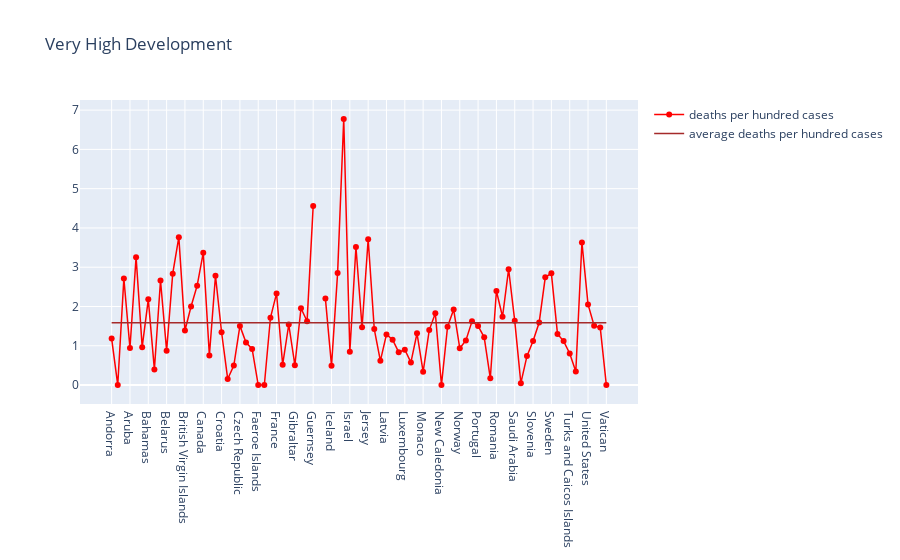
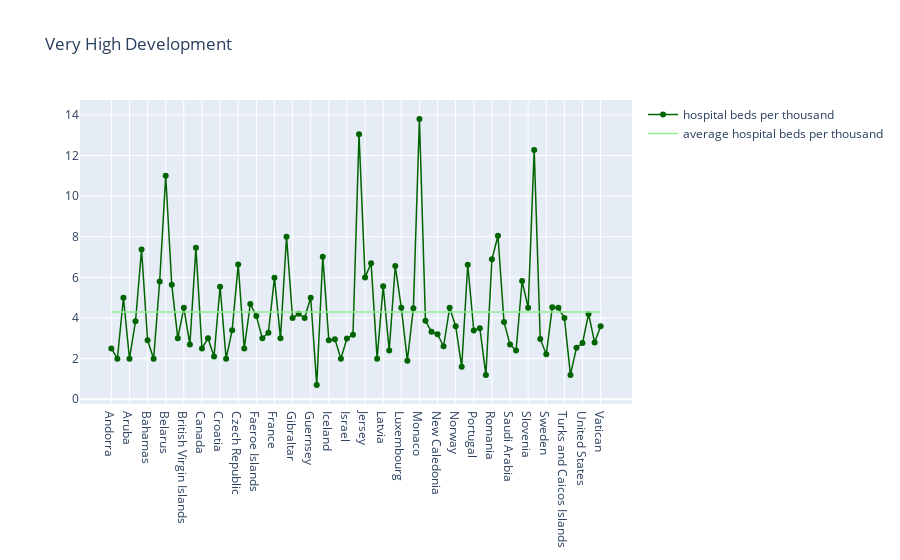
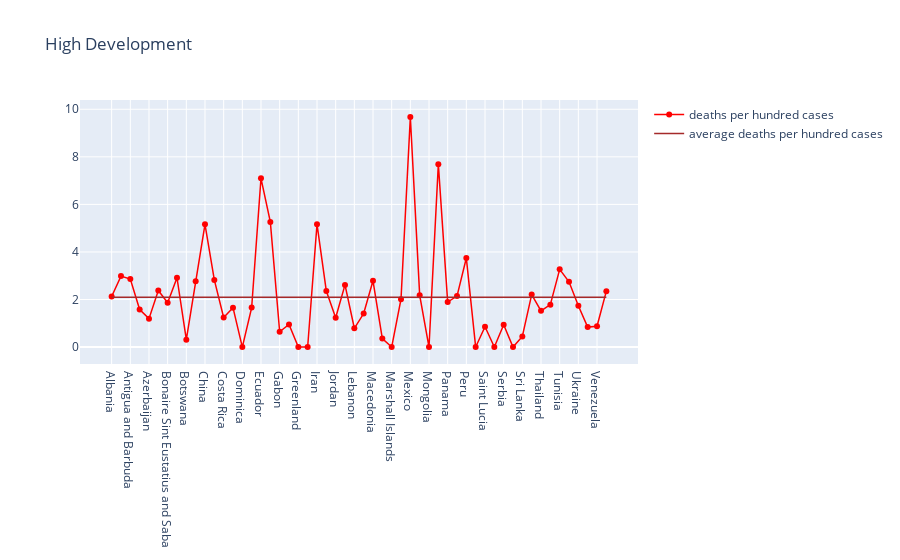
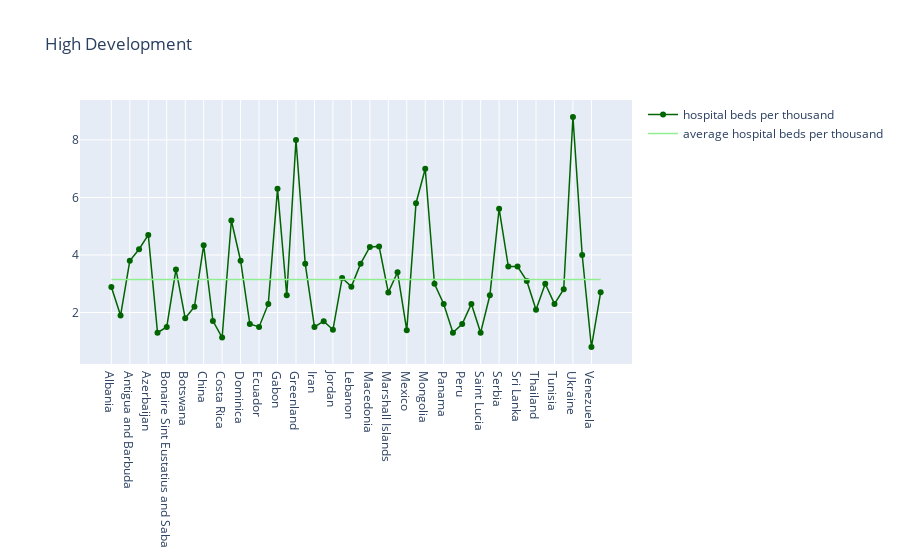

Notebook source saved alongside these figures, in order:
### Markdown cell above
### Plot of total deaths per hundred cases and hospital beds per thousand for different categories of countries

### Code cell
dict_devt = {'VHD' : 'Very High Development', 'HD' : 'High Development', 'MD' : 'Medium Development', 'LD' : 'Low Development'}

for i in ['VHD', 'HD', 'MD', 'LD']:
    avg = dfn[dfn['hdi_cat'] == i]['deaths_per_hundred_cases'].mean()
    avg_ser = pd.Series([avg]*(dfn[dfn['hdi_cat'] == i].shape[0]))
    fig = go.Figure()
    fig.add_trace(go.Scatter(x = dfn[dfn['hdi_cat'] == i]['country'], y = dfn[dfn['hdi_cat'] == i]['deaths_per_hundred_cases'],
                             name = 'deaths per hundred cases', mode = 'lines+markers', line = dict(color = 'Red', width = 1.5)))
    fig.add_trace(go.Scatter(x = dfn[dfn['hdi_cat'] == i]['country'], y = avg_ser,
                             name = 'average deaths per hundred cases', mode = 'lines', line = dict(color = 'Brown', width = 1.5)))
    fig.update_layout(title = dict_devt[i])
    
    fig.show()
    
    avg = dfn[dfn['hdi_cat'] == i]['hospital_beds_per_thousand'].mean()
    avg_ser = pd.Series([avg]*(dfn[dfn['hdi_cat'] == i].shape[0]))
    fig = go.Figure()
    fig.add_trace(go.Scatter(x = dfn[dfn['hdi_cat'] == i]['country'], y = dfn[dfn['hdi_cat'] == i]['hospital_beds_per_thousand'],
                             name = 'hospital beds per thousand', mode = 'lines+markers', line = dict(color = 'Darkgreen', width = 1.5)))
    fig.add_trace(go.Scatter(x = dfn[dfn['hdi_cat'] == i]['country'], y = avg_ser,
                             name = 'average hospital beds per thousand', mode = 'lines', line = dict(color = 'Lightgreen', width = 1.5)))
    fig.update_layout(title = dict_devt[i])
    fig.show()
    print('--------------------------------------------------------------------------------------------------------------------')

### Figure 1 — Plotly figure (JSON) as saved in the notebook; plotly's stock layout.template omitted (floating-point values rounded to 4 significant figures)
{"data": [{"line": {"color": "Red", "width": 1.5}, "mode": "lines+markers", "name": "deaths per hundred cases", "type": "scatter", "x": ["Andorra", "Anguilla", "Argentina", "Aruba", "Australia", "Austria", "Bahamas", "Bahrain", "Barbados", "Belarus", "Belgium", "Bermuda", "British Virgin Islands", "Brunei", "Bulgaria", "Canada", "Cayman Islands", "Chile", "Croatia", "Curacao", "Cyprus", "Czech Republic", "Denmark", "Estonia", "Faeroe Islands", "Falkland Islands", "Finland", "France", "French Polynesia", "Germany", "Gibraltar", "Greece", "Guam", "Guernsey", "Hong Kong", "Hungary", "Iceland", "Ireland", "Isle of Man", "Israel", "Italy", "Japan", "Jersey", "Kazakhstan", "Kuwait", "Latvia", "Liechtenstein", "Lithuania", "Luxembourg", "Malaysia", "Malta", "Monaco", "Montenegro", "Netherlands", "New Caledonia", "New Zealand", "Northern Mariana Islands", "Norway", "Oman", "Poland", "Portugal", "Puerto Rico", "Qatar", "Romania", "Russia", "San Marino", "Saudi Arabia", "Singapore", "Slovakia", "Slovenia", "South Korea", "Spain", "Sweden", "Switzerland", "Taiwan", "Turks and Caicos Islands", "United Arab Emirates", "United Kingdom", "United States", "United States Virgin Islands", "Uruguay", "Vatican"], "y": [1.182, 0, 2.712, 0.9418, 3.256, 0.9651, 2.182, 0.3945, 2.662, 0.8712, 2.835, 3.766, 1.389, 2.0, 2.53, 3.37, 0.7519, 2.782, 1.345, 0.1555, 0.4972, 1.506, 1.081, 0.9202, 0, 0, 1.713, 2.333, 0.5179, 1.541, 0.5045, 1.955, 1.626, 4.561, null, 2.202, 0.4895, 2.856, 6.775, 0.8504, 3.513, 1.473, 3.712, 1.426, 0.6168, 1.289, 1.152, 0.8363, 0.8989, 0.5767, 1.318, 0.3367, 1.399, 1.826, 0, 1.484, 1.923, 0.9373, 1.135, 1.621, 1.506, 1.215, 0.1719, 2.394, 1.74, 2.949, 1.636, 0.04812, 0.7371, 1.121, 1.594, 2.744, 2.844, 1.303, 1.12, 0.8043, 0.3461, 3.631, 2.053, 1.512, 1.464, 0]}, {"line": {"color": "Brown", "width": 1.5}, "mode": "lines", "name": "average deaths per hundred cases", "type": "scatter", "x": ["Andorra", "Anguilla", "Argentina", "Aruba", "Australia", "Austria", "Bahamas", "Bahrain", "Barbados", "Belarus", "Belgium", "Bermuda", "British Virgin Islands", "Brunei", "Bulgaria", "Canada", "Cayman Islands", "Chile", "Croatia", "Curacao", "Cyprus", "Czech Republic", "Denmark", "Estonia", "Faeroe Islands", "Falkland Islands", "Finland", "France", "French Polynesia", "Germany", "Gibraltar", "Greece", "Guam", "Guernsey", "Hong Kong", "Hungary", "Iceland", "Ireland", "Isle of Man", "Israel", "Italy", "Japan", "Jersey", "Kazakhstan", "Kuwait", "Latvia", "Liechtenstein", "Lithuania", "Luxembourg", "Malaysia", "Malta", "Monaco", "Montenegro", "Netherlands", "New Caledonia", "New Zealand", "Northern Mariana Islands", "Norway", "Oman", "Poland", "Portugal", "Puerto Rico", "Qatar", "Romania", "Russia", "San Marino", "Saudi Arabia", "Singapore", "Slovakia", "Slovenia", "South Korea", "Spain", "Sweden", "Switzerland", "Taiwan", "Turks and Caicos Islands", "United Arab Emirates", "United Kingdom", "United States", "United States Virgin Islands", "Uruguay", "Vatican"], "y": [1.586, 1.586, 1.586, 1.586, 1.586, 1.586, 1.586, 1.586, 1.586, 1.586, 1.586, 1.586, 1.586, 1.586, 1.586, 1.586, 1.586, 1.586, 1.586, 1.586, 1.586, 1.586, 1.586, 1.586, 1.586, 1.586, 1.586, 1.586, 1.586, 1.586, 1.586, 1.586, 1.586, 1.586, 1.586, 1.586, 1.586, 1.586, 1.586, 1.586, 1.586, 1.586, 1.586, 1.586, 1.586, 1.586, 1.586, 1.586, 1.586, 1.586, 1.586, 1.586, 1.586, 1.586, 1.586, 1.586, 1.586, 1.586, 1.586, 1.586, 1.586, 1.586, 1.586, 1.586, 1.586, 1.586, 1.586, 1.586, 1.586, 1.586, 1.586, 1.586, 1.586, 1.586, 1.586, 1.586, 1.586, 1.586, 1.586, 1.586, 1.586, 1.586]}], "layout": {"title": {"text": "Very High Development"}}}

### Figure 2 — Plotly figure (JSON) as saved in the notebook; plotly's stock layout.template omitted (floating-point values rounded to 4 significant figures)
{"data": [{"line": {"color": "Darkgreen", "width": 1.5}, "mode": "lines+markers", "name": "hospital beds per thousand", "type": "scatter", "x": ["Andorra", "Anguilla", "Argentina", "Aruba", "Australia", "Austria", "Bahamas", "Bahrain", "Barbados", "Belarus", "Belgium", "Bermuda", "British Virgin Islands", "Brunei", "Bulgaria", "Canada", "Cayman Islands", "Chile", "Croatia", "Curacao", "Cyprus", "Czech Republic", "Denmark", "Estonia", "Faeroe Islands", "Falkland Islands", "Finland", "France", "French Polynesia", "Germany", "Gibraltar", "Greece", "Guam", "Guernsey", "Hong Kong", "Hungary", "Iceland", "Ireland", "Isle of Man", "Israel", "Italy", "Japan", "Jersey", "Kazakhstan", "Kuwait", "Latvia", "Liechtenstein", "Lithuania", "Luxembourg", "Malaysia", "Malta", "Monaco", "Montenegro", "Netherlands", "New Caledonia", "New Zealand", "Northern Mariana Islands", "Norway", "Oman", "Poland", "Portugal", "Puerto Rico", "Qatar", "Romania", "Russia", "San Marino", "Saudi Arabia", "Singapore", "Slovakia", "Slovenia", "South Korea", "Spain", "Sweden", "Switzerland", "Taiwan", "Turks and Caicos Islands", "United Arab Emirates", "United Kingdom", "United States", "United States Virgin Islands", "Uruguay", "Vatican"], "y": [2.5, 2, 5, 2, 3.84, 7.37, 2.9, 2, 5.8, 11, 5.64, 3, 4.5, 2.7, 7.454, 2.5, 3, 2.11, 5.54, 2, 3.4, 6.63, 2.5, 4.69, 4.1, 3, 3.28, 5.98, 3, 8, 4, 4.21, 4, 5, 0.7, 7.02, 2.91, 2.96, 2, 2.99, 3.18, 13.05, 6, 6.7, 2, 5.57, 2.397, 6.56, 4.51, 1.9, 4.485, 13.8, 3.861, 3.32, 3.2, 2.61, 4.5, 3.6, 1.6, 6.62, 3.39, 3.5, 1.2, 6.892, 8.05, 3.8, 2.7, 2.4, 5.82, 4.5, 12.27, 2.97, 2.22, 4.53, 4.5, 4, 1.2, 2.54, 2.77, 4.2, 2.8, 3.6]}, {"line": {"color": "Lightgreen", "width": 1.5}, "mode": "lines", "name": "average hospital beds per thousand", "type": "scatter", "x": ["Andorra", "Anguilla", "Argentina", "Aruba", "Australia", "Austria", "Bahamas", "Bahrain", "Barbados", "Belarus", "Belgium", "Bermuda", "British Virgin Islands", "Brunei", "Bulgaria", "Canada", "Cayman Islands", "Chile", "Croatia", "Curacao", "Cyprus", "Czech Republic", "Denmark", "Estonia", "Faeroe Islands", "Falkland Islands", "Finland", "France", "French Polynesia", "Germany", "Gibraltar", "Greece", "Guam", "Guernsey", "Hong Kong", "Hungary", "Iceland", "Ireland", "Isle of Man", "Israel", "Italy", "Japan", "Jersey", "Kazakhstan", "Kuwait", "Latvia", "Liechtenstein", "Lithuania", "Luxembourg", "Malaysia", "Malta", "Monaco", "Montenegro", "Netherlands", "New Caledonia", "New Zealand", "Northern Mariana Islands", "Norway", "Oman", "Poland", "Portugal", "Puerto Rico", "Qatar", "Romania", "Russia", "San Marino", "Saudi Arabia", "Singapore", "Slovakia", "Slovenia", "South Korea", "Spain", "Sweden", "Switzerland", "Taiwan", "Turks and Caicos Islands", "United Arab Emirates", "United Kingdom", "United States", "United States Virgin Islands", "Uruguay", "Vatican"], "y": [4.299, 4.299, 4.299, 4.299, 4.299, 4.299, 4.299, 4.299, 4.299, 4.299, 4.299, 4.299, 4.299, 4.299, 4.299, 4.299, 4.299, 4.299, 4.299, 4.299, 4.299, 4.299, 4.299, 4.299, 4.299, 4.299, 4.299, 4.299, 4.299, 4.299, 4.299, 4.299, 4.299, 4.299, 4.299, 4.299, 4.299, 4.299, 4.299, 4.299, 4.299, 4.299, 4.299, 4.299, 4.299, 4.299, 4.299, 4.299, 4.299, 4.299, 4.299, 4.299, 4.299, 4.299, 4.299, 4.299, 4.299, 4.299, 4.299, 4.299, 4.299, 4.299, 4.299, 4.299, 4.299, 4.299, 4.299, 4.299, 4.299, 4.299, 4.299, 4.299, 4.299, 4.299, 4.299, 4.299, 4.299, 4.299, 4.299, 4.299, 4.299, 4.299]}], "layout": {"title": {"text": "Very High Development"}}}

### Figure 3 — Plotly figure (JSON) as saved in the notebook; plotly's stock layout.template omitted (floating-point values rounded to 4 significant figures)
{"data": [{"line": {"color": "Red", "width": 1.5}, "mode": "lines+markers", "name": "deaths per hundred cases", "type": "scatter", "x": ["Albania", "Algeria", "Antigua and Barbuda", "Armenia", "Azerbaijan", "Belize", "Bonaire Sint Eustatius and Saba", "Bosnia and Herzegovina", "Botswana", "Brazil", "China", "Colombia", "Costa Rica", "Cuba", "Dominica", "Dominican Republic", "Ecuador", "Fiji", "Gabon", "Georgia", "Greenland", "Grenada", "Iran", "Jamaica", "Jordan", "Kosovo", "Lebanon", "Libya", "Macedonia", "Maldives", "Marshall Islands", "Mauritius", "Mexico", "Moldova", "Mongolia", "Montserrat", "Panama", "Paraguay", "Peru", "Saint Kitts and Nevis", "Saint Lucia", "Saint Vincent and the Grenadines", "Serbia", "Seychelles", "Sri Lanka", "Suriname", "Thailand", "Trinidad and Tobago", "Tunisia", "Turkey", "Ukraine", "Uzbekistan", "Venezuela", "World"], "y": [2.126, 2.985, 2.857, 1.58, 1.195, 2.379, 1.863, 2.915, 0.3102, 2.769, 5.164, 2.821, 1.244, 1.657, 0, 1.661, 7.097, 5.263, 0.6432, 0.947, 0, 0, 5.166, 2.355, 1.233, 2.615, 0.7894, 1.41, 2.785, 0.3579, 0, 2.012, 9.678, 2.183, 0, 7.692, 1.894, 2.144, 3.743, 0, 0.8511, 0, 0.9352, 0, 0.4471, 2.205, 1.523, 1.784, 3.267, 2.745, 1.736, 0.839, 0.8729, 2.351]}, {"line": {"color": "Brown", "width": 1.5}, "mode": "lines", "name": "average deaths per hundred cases", "type": "scatter", "x": ["Albania", "Algeria", "Antigua and Barbuda", "Armenia", "Azerbaijan", "Belize", "Bonaire Sint Eustatius and Saba", "Bosnia and Herzegovina", "Botswana", "Brazil", "China", "Colombia", "Costa Rica", "Cuba", "Dominica", "Dominican Republic", "Ecuador", "Fiji", "Gabon", "Georgia", "Greenland", "Grenada", "Iran", "Jamaica", "Jordan", "Kosovo", "Lebanon", "Libya", "Macedonia", "Maldives", "Marshall Islands", "Mauritius", "Mexico", "Moldova", "Mongolia", "Montserrat", "Panama", "Paraguay", "Peru", "Saint Kitts and Nevis", "Saint Lucia", "Saint Vincent and the Grenadines", "Serbia", "Seychelles", "Sri Lanka", "Suriname", "Thailand", "Trinidad and Tobago", "Tunisia", "Turkey", "Ukraine", "Uzbekistan", "Venezuela", "World"], "y": [2.094, 2.094, 2.094, 2.094, 2.094, 2.094, 2.094, 2.094, 2.094, 2.094, 2.094, 2.094, 2.094, 2.094, 2.094, 2.094, 2.094, 2.094, 2.094, 2.094, 2.094, 2.094, 2.094, 2.094, 2.094, 2.094, 2.094, 2.094, 2.094, 2.094, 2.094, 2.094, 2.094, 2.094, 2.094, 2.094, 2.094, 2.094, 2.094, 2.094, 2.094, 2.094, 2.094, 2.094, 2.094, 2.094, 2.094, 2.094, 2.094, 2.094, 2.094, 2.094, 2.094, 2.094]}], "layout": {"title": {"text": "High Development"}}}

### Figure 4 — Plotly figure (JSON) as saved in the notebook; plotly's stock layout.template omitted (floating-point values rounded to 4 significant figures)
{"data": [{"line": {"color": "Darkgreen", "width": 1.5}, "mode": "lines+markers", "name": "hospital beds per thousand", "type": "scatter", "x": ["Albania", "Algeria", "Antigua and Barbuda", "Armenia", "Azerbaijan", "Belize", "Bonaire Sint Eustatius and Saba", "Bosnia and Herzegovina", "Botswana", "Brazil", "China", "Colombia", "Costa Rica", "Cuba", "Dominica", "Dominican Republic", "Ecuador", "Fiji", "Gabon", "Georgia", "Greenland", "Grenada", "Iran", "Jamaica", "Jordan", "Kosovo", "Lebanon", "Libya", "Macedonia", "Maldives", "Marshall Islands", "Mauritius", "Mexico", "Moldova", "Mongolia", "Montserrat", "Panama", "Paraguay", "Peru", "Saint Kitts and Nevis", "Saint Lucia", "Saint Vincent and the Grenadines", "Serbia", "Seychelles", "Sri Lanka", "Suriname", "Thailand", "Trinidad and Tobago", "Tunisia", "Turkey", "Ukraine", "Uzbekistan", "Venezuela", "World"], "y": [2.89, 1.9, 3.8, 4.2, 4.7, 1.3, 1.5, 3.5, 1.8, 2.2, 4.34, 1.71, 1.13, 5.2, 3.8, 1.6, 1.5, 2.3, 6.3, 2.6, 8, 3.7, 1.5, 1.7, 1.4, 3.2, 2.9, 3.7, 4.28, 4.3, 2.7, 3.4, 1.38, 5.8, 7, 3, 2.3, 1.3, 1.6, 2.3, 1.3, 2.6, 5.609, 3.6, 3.6, 3.1, 2.1, 3, 2.3, 2.81, 8.8, 4, 0.8, 2.705]}, {"line": {"color": "Lightgreen", "width": 1.5}, "mode": "lines", "name": "average hospital beds per thousand", "type": "scatter", "x": ["Albania", "Algeria", "Antigua and Barbuda", "Armenia", "Azerbaijan", "Belize", "Bonaire Sint Eustatius and Saba", "Bosnia and Herzegovina", "Botswana", "Brazil", "China", "Colombia", "Costa Rica", "Cuba", "Dominica", "Dominican Republic", "Ecuador", "Fiji", "Gabon", "Georgia", "Greenland", "Grenada", "Iran", "Jamaica", "Jordan", "Kosovo", "Lebanon", "Libya", "Macedonia", "Maldives", "Marshall Islands", "Mauritius", "Mexico", "Moldova", "Mongolia", "Montserrat", "Panama", "Paraguay", "Peru", "Saint Kitts and Nevis", "Saint Lucia", "Saint Vincent and the Grenadines", "Serbia", "Seychelles", "Sri Lanka", "Suriname", "Thailand", "Trinidad and Tobago", "Tunisia", "Turkey", "Ukraine", "Uzbekistan", "Venezuela", "World"], "y": [3.149, 3.149, 3.149, 3.149, 3.149, 3.149, 3.149, 3.149, 3.149, 3.149, 3.149, 3.149, 3.149, 3.149, 3.149, 3.149, 3.149, 3.149, 3.149, 3.149, 3.149, 3.149, 3.149, 3.149, 3.149, 3.149, 3.149, 3.149, 3.149, 3.149, 3.149, 3.149, 3.149, 3.149, 3.149, 3.149, 3.149, 3.149, 3.149, 3.149, 3.149, 3.149, 3.149, 3.149, 3.149, 3.149, 3.149, 3.149, 3.149, 3.149, 3.149, 3.149, 3.149, 3.149]}], "layout": {"title": {"text": "High Development"}}}
